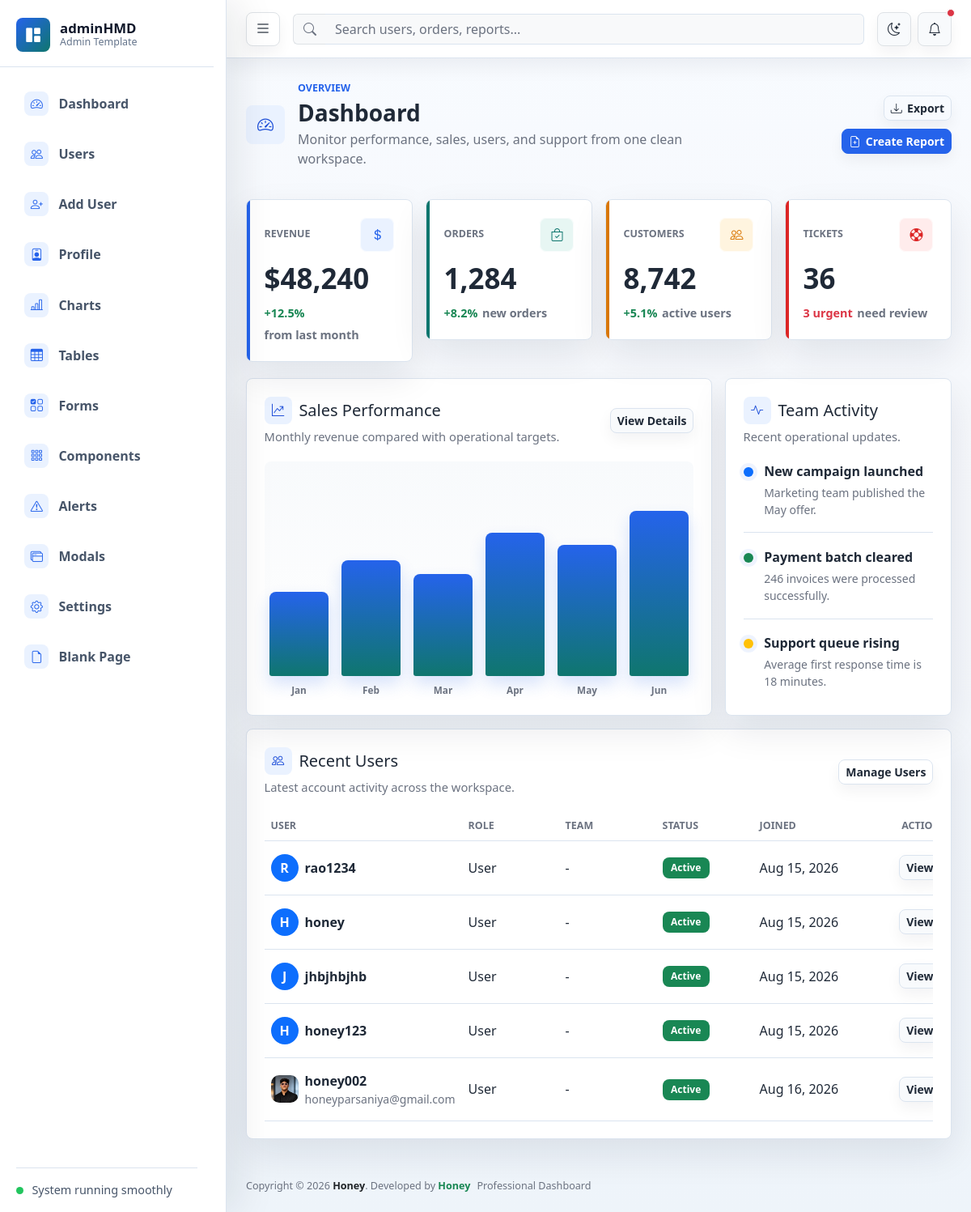
Page /dashboard/ on the earlier database version.
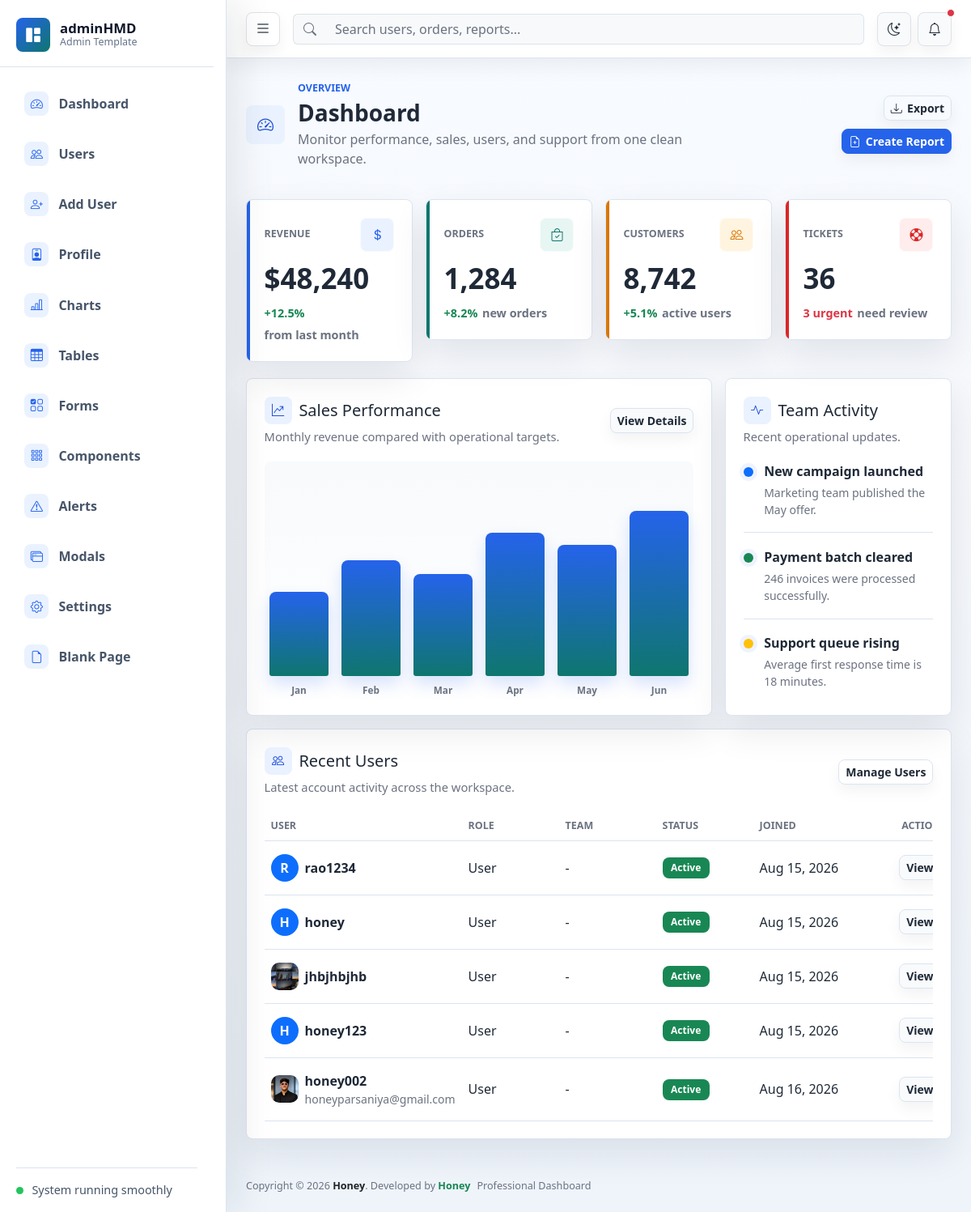
Same page on the later database version.
### users/models.py (models this page shows, shortened)
class User(AbstractUser):
    ROLE_CHOICES = (
        ("user", "User"),
        ("admin", "Admin"),
    )
    role = models.CharField(
        max_length=10,
        choices=ROLE_CHOICES,
        default="user"
    )
    contact_number = models.CharField(
        max_length=15,
        blank=True
    )
    read_terms_and_conditions = models.BooleanField(
        default=False
    )
    image = models.ImageField(
        upload_to="users-profile/",
        blank=True,
        null=True
    )

### dashboard/views.py (the view)
# urls.py: path("", DashboardView.as_view(), name="dashboard"),
class DashboardView(TemplateView):
    template_name = "dashboard/index.html"
    def get_context_data(self, **kwargs):
        context = super().get_context_data(**kwargs)
        users = User.objects.exclude(
            role="admin"
        )
        context["users"] = users
        return context

### template/dashboard/index.html (shortened to what the changed rows need)
{% extends "dashboard/base.html" %}
{% load static %}
{% block content %}
      <main class="dashboard-content">
        <div class="container-fluid px-3 px-lg-4 py-4">
          <div class="page-heading">
            <div class="page-heading-copy">
              <div>
                <h1 class="h3 mb-1">Dashboard</h1>
              </div>
            </div>
          </div>
          <section class="row g-3 mt-1">
            <div class="col-12 col-xl-8">
              <div class="panel">
                <div class="panel-header">
                  <div>
                    <h2 class="h5 mb-1 section-title"><i class="bi bi-graph-up-arrow" aria-hidden="true"></i><span>Sales Performance</span></h2>
                  </div>
                </div>
              </div>
            </div>
            <div class="col-12 col-xl-4">
              <div class="panel h-100">
                <div class="panel-header">
                  <div>
                    <h2 class="h5 mb-1 section-title"><i class="bi bi-activity" aria-hidden="true"></i><span>Team Activity</span></h2>
                  </div>
                </div>
              </div>
            </div>
          </section>
          <section class="panel mt-3">
            <div class="panel-header">
              <div>
                <h2 class="h5 mb-1 section-title"><i class="bi bi-people" aria-hidden="true"></i><span>Recent Users</span></h2>
              </div>
            </div>
            <div class="table-responsive">
              <table class="table align-middle mb-0">
                <thead><tr><th scope="col">User</th><th scope="col">Role</th><th scope="col">Team</th><th scope="col">Status</th><th scope="col">Joined</th><th scope="col" class="text-end">Action</th></tr></thead>
                <tbody>
    {% for user in users %}
    <tr>
        <td>
            <div class="d-flex align-items-center gap-2">
                 {% if user.image %}
    <img
        class="avatar-img avatar-sm"
        src="{{ user.image.url }}"
        alt="{{ user.username }}"
    >
{% else %}
     <div class="avatar-img avatar-sm d-flex align-items-center justify-content-center fw-semibold bg-primary text-white rounded-circle">
        {{ user.username|first|upper }}
    </div>
{% endif %}
                <div>
                    <p class="fw-semibold mb-0">
                        {% if user.first_name or user.last_name %}
                            {{ user.first_name }} {{ user.last_name }}
                        {% else %}
                            {{ user.username }}
                        {% endif %}
                    </p>
                </div>
            </div>
        </td>
        <td>
            {{ user.get_role_display }}
        </td>
        <td>
            -
        </td>
        <td>
            {% if user.is_active %}
                <span class="badge text-bg-success">
                    Active
                </span>
            {% else %}
                <span class="badge text-bg-secondary">
                    Inactive
                </span>
            {% endif %}
        </td>
        <td>
            {{ user.date_joined|date:"M d, Y" }}
        </td>
        <td class="text-end">
            <a
                class="btn btn-light btn-sm"
                href="{% url 'user_details' user.id %}"
            >
                View
            </a>
        </td>
    </tr>
    {% empty %}
    <tr>
        <td colspan="6" class="text-center text-muted">
            No users found.
        </td>
    </tr>
    {% endfor %}
</tbody>
              </table>
            </div>
          </section>
        </div>
      </main>
{% endblock content %}

Differences in the rows shown:
changed User "jhbjhbjhb": image: picture added; username|first "J" → (not shown)
